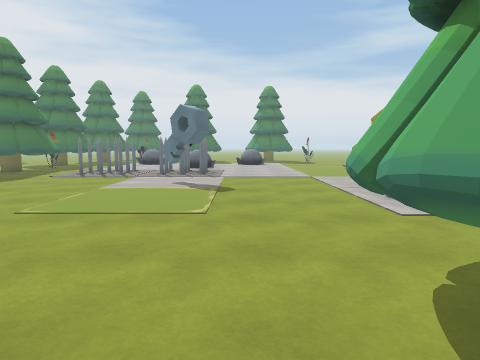
view 1 (above)

24 first-person views from a walk through a 3-D level made in the Unity game engine. The camera is 1.4 m above the floor, tilts 6° down and sees 75° across. The floor is counted in squares, 1 m on a side. Each view is taken from the middle of a square. On the plan, view 1 faces up. The plan holds only what a view shows up to about 14 squares ahead; the rest is blank. The place goes on beyond the plan. The player is left out.

view 2
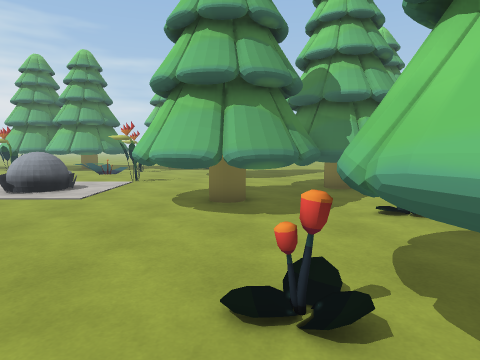

view 3
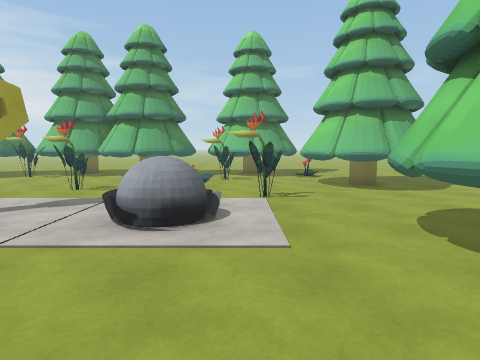

view 4
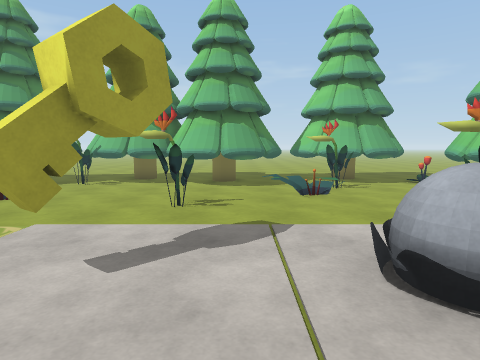

view 5
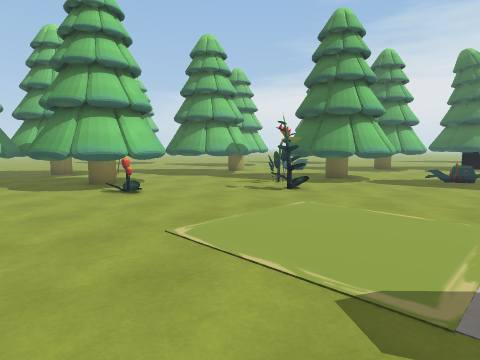

view 6
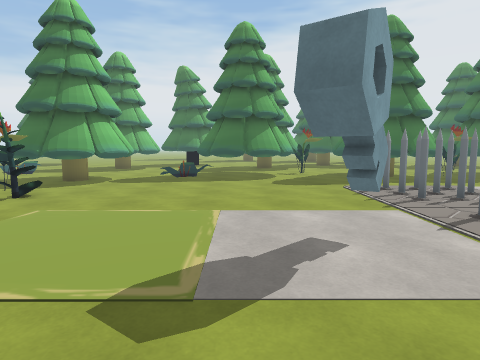

view 7
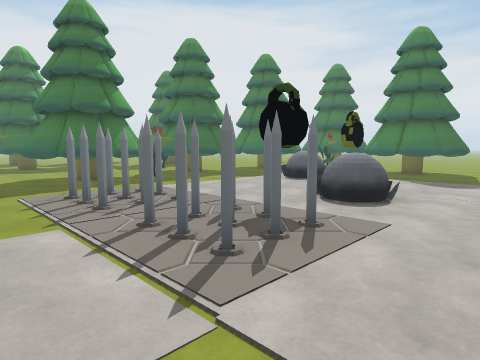

view 8
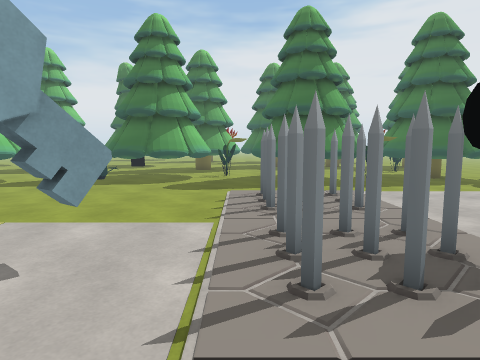

view 9
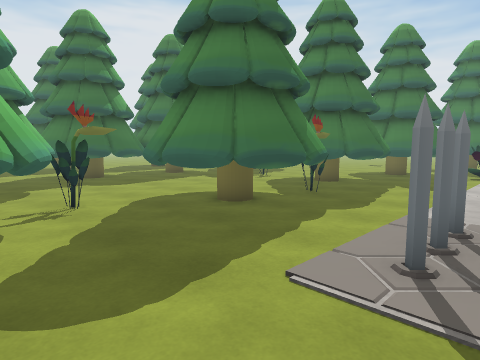

view 10
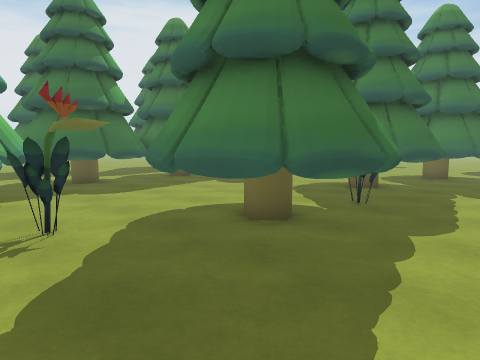

view 11
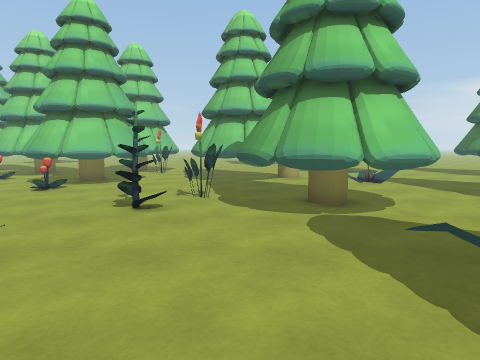

view 12
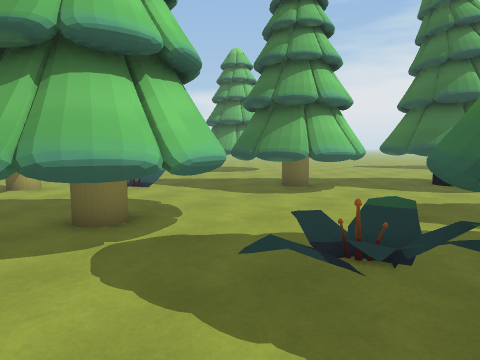

view 13
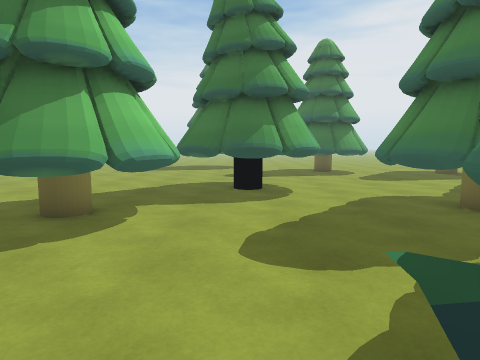

view 14
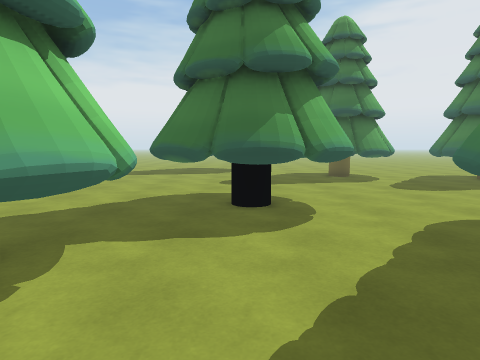

view 15
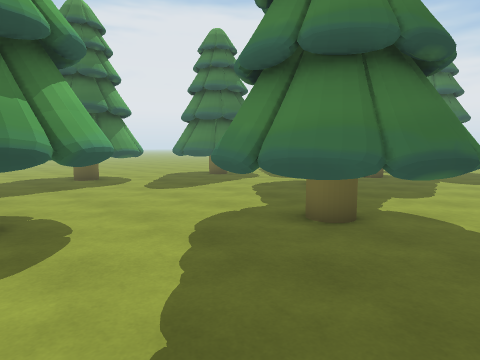

view 16
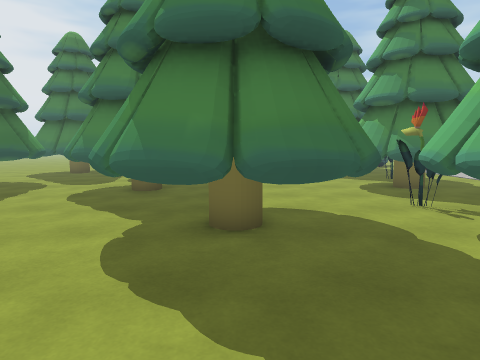

view 17
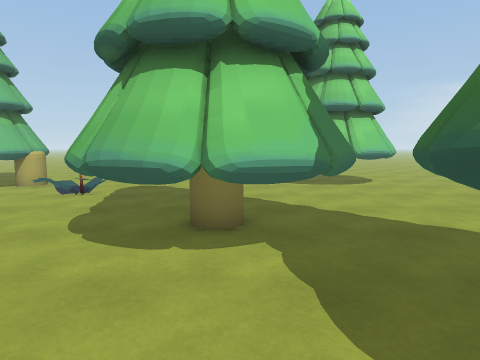

view 18
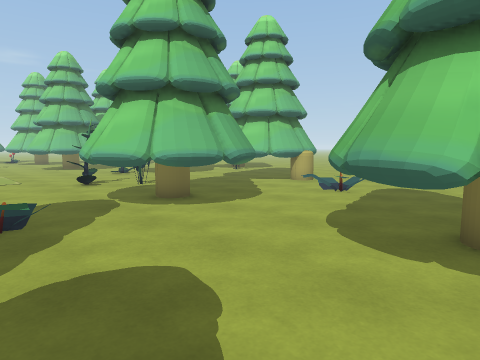

view 19
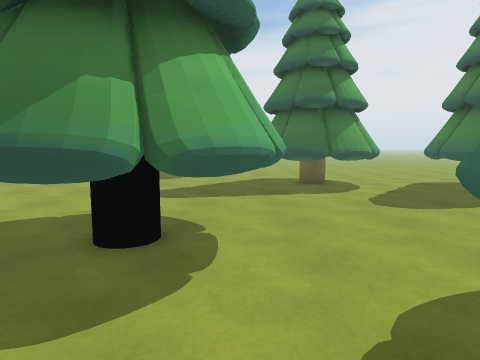

view 20
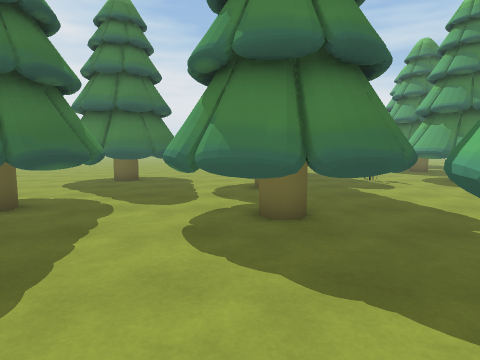

view 21
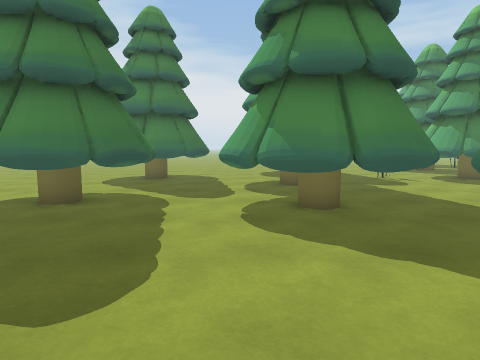

view 22
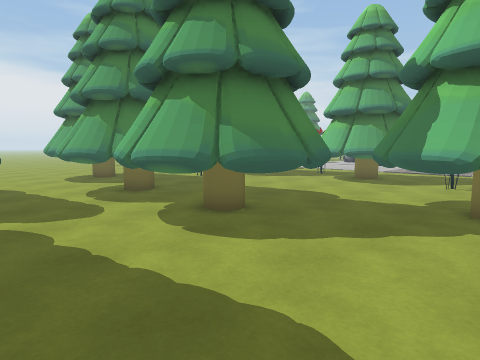

view 23
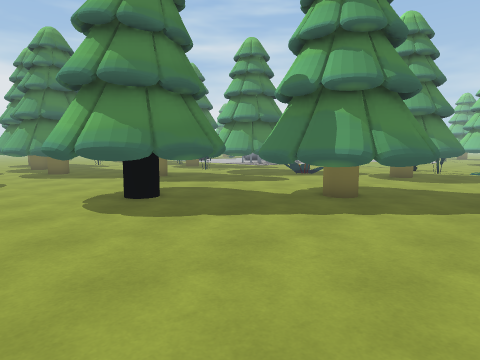

view 24
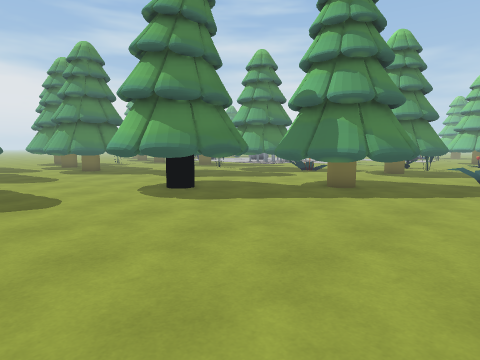

### Floor plan
Key: @ floor where view 1 was taken; # wall or solid block; . floor; K key; T tree; F flower; S spikes; O other object.
Columns run from 29 left of view 1 to 13 right of it. Each row starts with its distance up from view 1.
 26     ..TTT
 25   TT...   ... TTTT.   OOOO
 24 TTTT..    .O.TTTTTT.  O  O
 23 TTTT. T   ...TTTTT...
 22 TTT..TTT  ....TTTT...      O              T
 21 .....TTTT ...........    OOO              T
 20    ..TTTT ..... FF...     O               T
 19  TT..TTTTT....TTTTT..     O               T
 18 TTTT.TTTTT....TTTTT..SSS SSS
 17 TTT..TTTTT....TTTTT..SSS SSS          OO .O
 16 TTT..TTTTT....TTTT...SSS SSS         ......
 15 ......TTTTTT...................      ......
 14 T.......TTTTT.F..........   .....    ......
 13 TT......TTTTT.  ##.......   ..... KK .F...T
 12 TT......TTTTT#   #.......  K.....    .....T
 11 TT......TTTTT#   #.......   .....    .....T
 10 T.....T...T..   ##.......   ............F.T
  9 .....TTTT.....###F.......   .....OOO ..FFF.
  8 ....TTTTT......FFF.......   .....OOO ...FFF
  7 ....TTTTTT...............   .....    ......
  6 ....TTTTT.TT....TTTT.................F.....
  5 .....TTTTTTTT...TTTTT.F.........TT......TT.
  4 ........TTTTTT.TTTTTT..........TTTT...TTTT
  3 ........TTTTTT.TTTTTTF........TTTTT ..TTTT
  2 ........TTTTT...TTT ..........TTT   ..TTT
  1 .........TTT.............TFF..TTTT   .TTT
  0 ..............FF... #...TTTTT@.TTTTTT .
 -1  .............FFF.#####.TTTTTT...TTT  ...
 -2 . ...## ........ .#   #.TT TT..F.TT

Where each view was taken, in squares from view 1:
view 1: 0 up, 0 right, facing up
view 2: 2 up, 5 left, facing right
view 3: 7 up, 1 left, facing right
view 4: 11 up, 2 right, facing right
view 5: 11 up, 2 right, facing down-left
view 6: 11 up, 2 right, facing left
view 7: 13 up, 1 right, facing up-left
view 8: 15 up, 1 right, facing left
view 9: 12 up, 7 left, facing up-left
view 10: 13 up, 9 left, facing up-left
view 11: 12 up, 9 left, facing down
view 12: 10 up, 9 left, facing down-left
view 13: 7 up, 12 left, facing left
view 14: 7 up, 15 left, facing left
view 15: 7 up, 16 left, facing up-left
view 16: 7 up, 19 left, facing up
view 17: 9 up, 19 left, facing down
view 18: 9 up, 19 left, facing down-right
view 19: 9 up, 18 left, facing left
view 20: 11 up, 23 left, facing up
view 21: 10 up, 24 left, facing up
view 22: 12 up, 27 left, facing up-right
view 23: 1 down, 27 left, facing up-right
view 24: 2 down, 29 left, facing up-right
